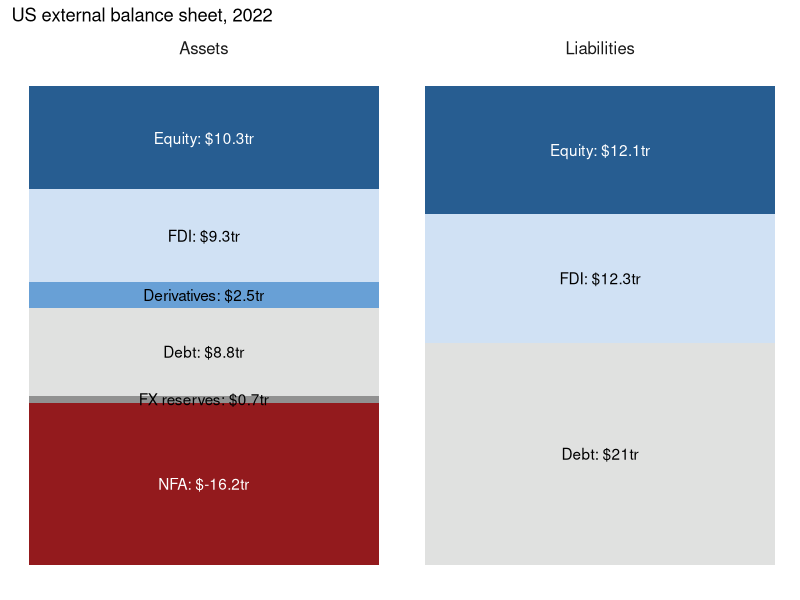
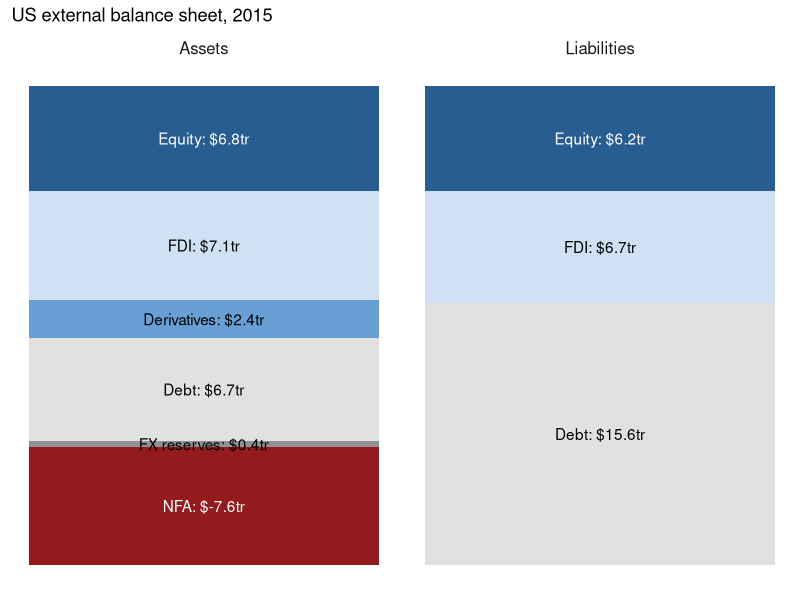
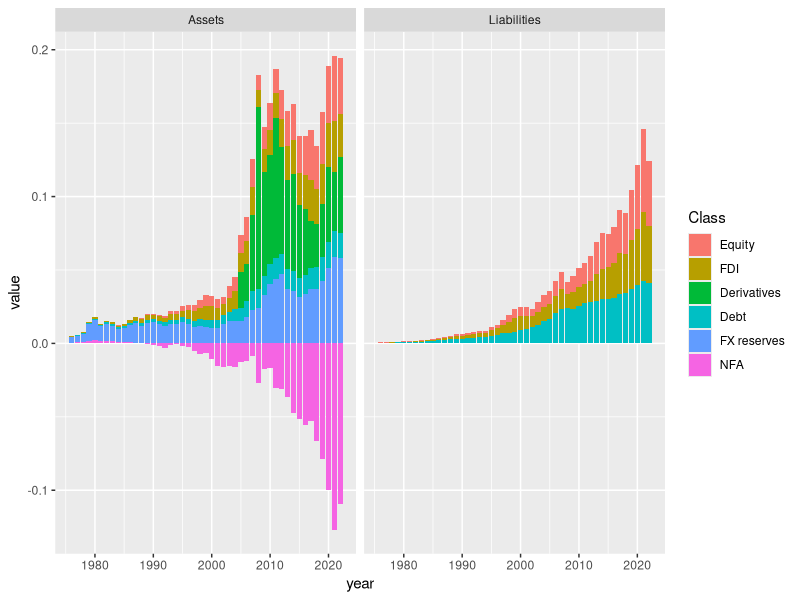
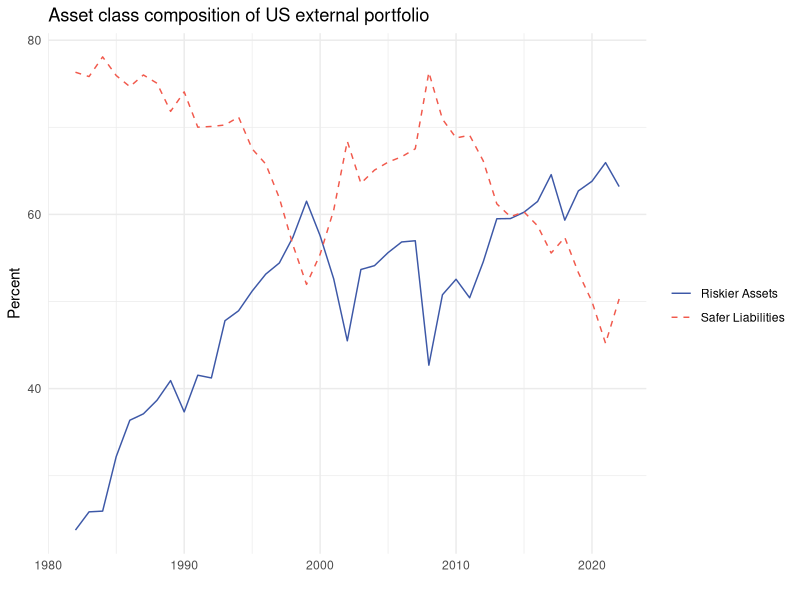
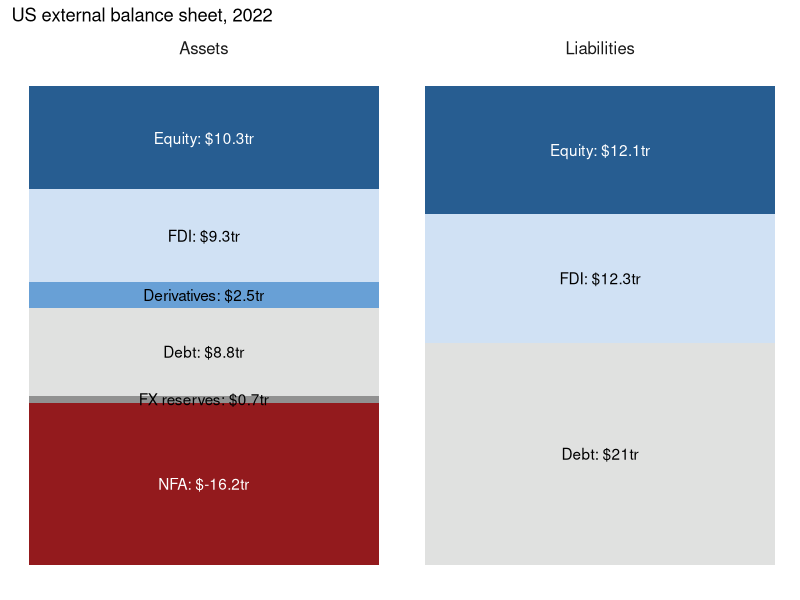
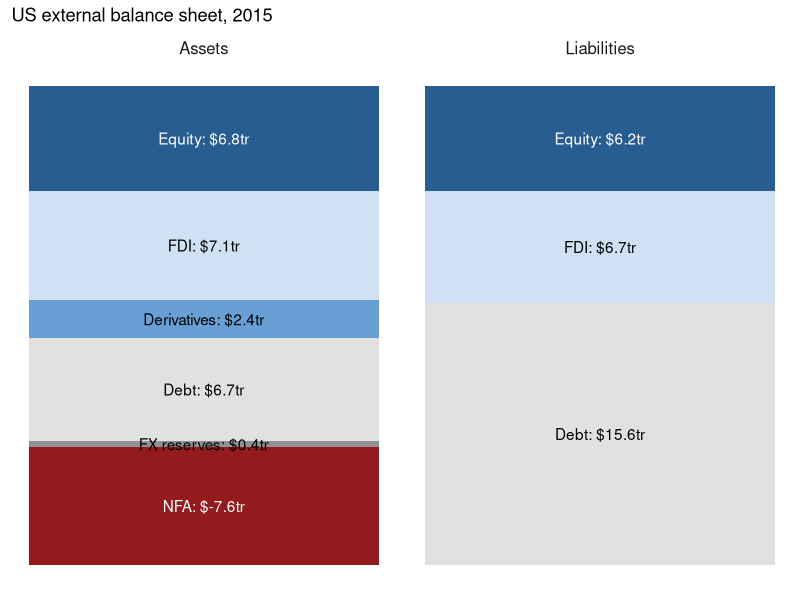
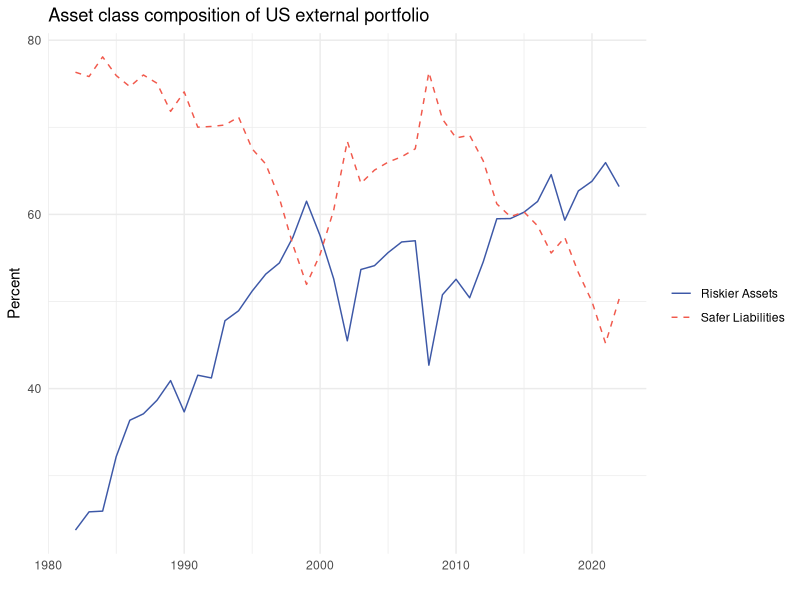
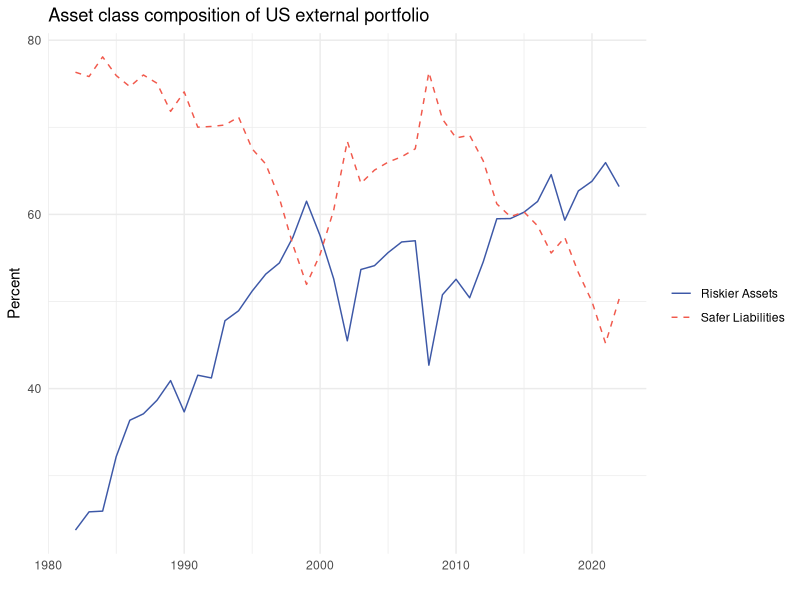

These figures' R source, in order:
library(tidyverse)

data <- read.csv('Table.csv', skip = 3, na.strings = c("n.a."))

str(data)

data$Type.of.investment <- str_trim(data$Type.of.investment)

head(data)

fig1top_classes <- read.csv('1top_classes.csv')

fig1data <- data %>%
  # For each entry, classify as asset or liability
  mutate(Side = ifelse(row_number() <
                         which(data$Type.of.investment == 'U.S. liabilities'),
                       'Assets', 'Liabilities')) %>%
  # Joining with class labels
  left_join(fig1top_classes, by = c('Type.of.investment' = 'Database')) %>%
  # For all columns with "X", convert into numeric
  mutate_at(vars(matches("X")), as.numeric) %>%
  group_by(Class, Side) %>%
  # Sum across all numeric columns
  summarise(across(where(is.numeric), ~ sum(.x, na.rm = TRUE))) %>%
  pivot_longer(cols = X1976:X2022,
               names_to = 'year') %>%
  mutate(year = as.integer(str_replace(year, 'X', '')))

fig1colors <-
  c('Equity' = '#275d91',
    'FDI' = '#d0e1f4',
    'Derivatives' = '#68a0d6',
    'Debt' = '#e0e1e0',
    'FX reserves' = '#919191',
    'NFA' = '#931a1d')

# Generate a balance sheet plot

bsheet <- function(.year){
  fig1data %>%
    filter(year == .year,
           !(Class %in% c('U.S. Assets', 'U.S. Liabilities'))) %>%
    na.omit() %>%
    mutate(Class = factor(Class,
                          levels = c('Equity', 'FDI',
                                     'Derivatives', 'Debt',
                                     'FX reserves', 'NFA'))) %>%
    ggplot(aes(x = 0, y = value, fill = Class,
               label = paste0(Class,': $',
                              round(value/10^6, 1), 'tr'))) +
    geom_col() +
    geom_text(aes(color = Class),
              position = position_stack(vjust = .5)) +
    scale_fill_manual(values = fig1colors) +
    scale_color_manual(values = c('Equity' = 'white',
                                  'FDI' = 'black',
                                  'Derivatives' = 'black',
                                  'Debt' = 'black',
                                  'FX reserves' = 'black',
                                  'NFA' = 'white')) +
    facet_wrap(~Side, scales = 'free') +
    theme_minimal() +
    theme(legend.position="none",
          axis.ticks = element_blank(),
          axis.text = element_blank(),
          axis.title = element_blank(),
          panel.grid = element_blank(),
          strip.text = element_text(size = 12)) +
    labs(title = paste0('US external balance sheet, ', .year)) %>%
    return()
}

bsheet(2022)
ggsave('figures/bsheet_2022.pdf')

bsheet(2015)
ggsave('figures/bsheet_2015.pdf')

fig1data %>%
  filter(!(Class %in% c('U.S. Assets', 'U.S. Liabilities'))) %>%
  na.omit() %>%
  mutate(Class = factor(Class,
                        levels = c('Equity', 'FDI',
                                   'Derivatives', 'Debt',
                                   'FX reserves', 'NFA')),
         value = value/sum(abs(value))) %>%
  ggplot(aes(x = year, y = value, fill = Class,
             label = paste0(Class,': $',
                            round(value/10^6, 1), 'tr'))) +
  geom_col() + facet_wrap(~Side)
  
# Middle

# Import labels
fig1mid_classes <- read.csv('1middle_classes.csv')

data %>%
  # For each entry, classify as asset or liability
  mutate(Side = ifelse(row_number() <
                         which(data$Type.of.investment == 'U.S. liabilities'),
                       'Assets', 'Liabilities')) %>%
  # Joining with class labels
  left_join(fig1mid_classes, by = c('Type.of.investment' = 'Database')) %>%
  # For all columns with "X", convert into numeric
  mutate_at(vars(matches("X")), as.numeric) %>%
  group_by(Class, Side) %>%
  # Sum across all numeric columns
  summarise(across(where(is.numeric), ~ sum(.x, na.rm = TRUE))) %>%
  pivot_longer(cols = X1976:X2022,
               names_to = 'year') %>%
  na.omit() %>%
  mutate(year = as.integer(str_replace(year, 'X', ''))) %>%
  pivot_wider(names_from = Class) %>%
  # Create measures
  mutate(`Riskier Assets` = (`Equity FDI` + Equity)/`Total Assets`,
         `Safer Liabilities` = (Other + Debt)/`Total Liabilities`) %>%
  select(year, `Riskier Assets`, `Safer Liabilities`) %>%
  pivot_longer(c(`Riskier Assets`, `Safer Liabilities`)) %>%
  # Remove inconsistent rows
  na.omit() %>%
  # Remove pre-1982: missing data
  # Authors imputed data
  # However, we are focousing in recent periods
  filter(year > 1981) %>%
  ggplot(aes(x = year, y = value*100,
             group = name, color = name,
             linetype = name)) +
  geom_line() +
  scale_color_manual(values = c('Riskier Assets' = '#3d58a7',
                                'Safer Liabilities' = '#f1594c')) +
  scale_linetype_manual(values = c('Riskier Assets' = 'solid',
                                   'Safer Liabilities' = 'dashed')) +
  theme_minimal() +
  labs(x = '', color = '', linetype = '', y = 'Percent',
       title = 'Asset class composition of US external portfolio')
ggsave('figures/composition.pdf')
ggsave('figures/composition.png') # Just for the README :)
